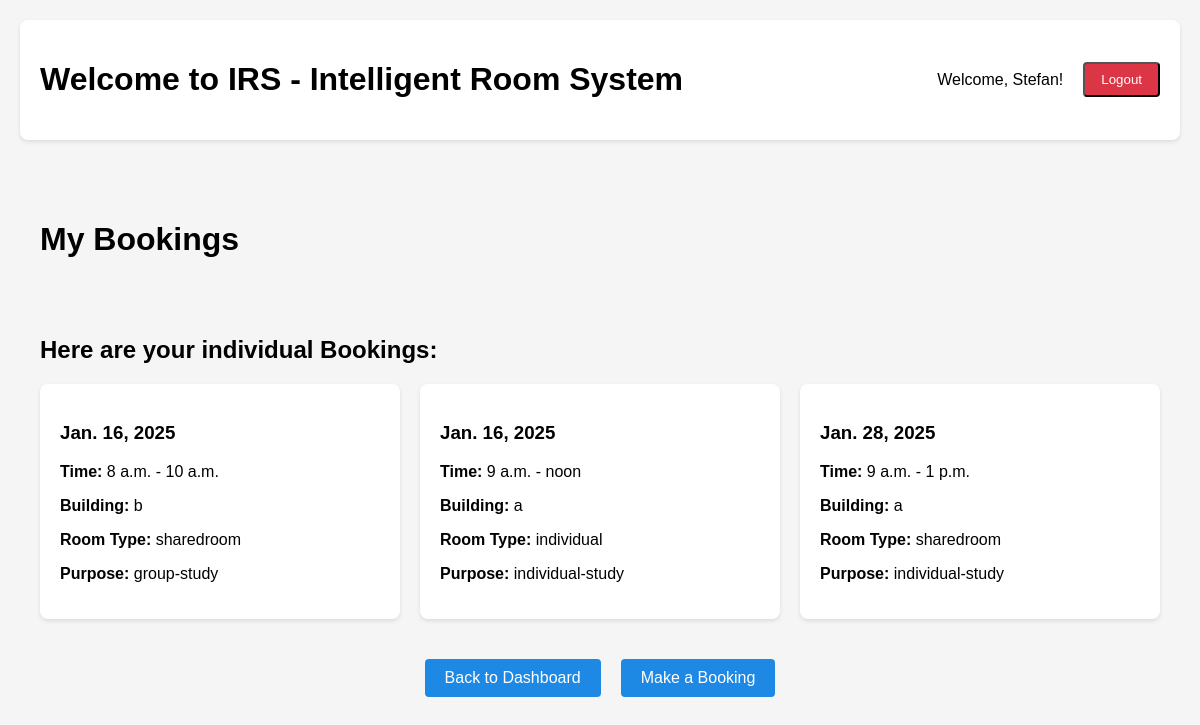
The page /my-bookings/ (signed in) on the database its author committed.
### bookingsystem/models.py (models this page shows, shortened)
class CustomUser(AbstractUser):
    user_id = models.CharField(max_length=20, unique=True)
    user_email = models.EmailField(unique=True)
    is_professor = models.BooleanField(default=False)

class Booking(models.Model):
    user = models.ForeignKey(CustomUser, on_delete=models.CASCADE)
    date = models.DateField()
    start_time = models.TimeField()  # New field for start time
    end_time = models.TimeField()    # New field for end time
    room_id = models.ForeignKey(Room, on_delete=models.CASCADE, default=1)
    room_type = models.CharField(max_length=20)
    building = models.CharField(max_length=50)
    group_size = models.IntegerField()
    purpose = models.CharField(max_length=50)
    course = models.ForeignKey('Course', null=True, blank=True, on_delete=models.SET_NULL)
    title = f"{room_id.name} ({purpose})"
    start = f"{date}T{start_time}"
    end = f"{date}T{end_time}"

### bookingsystem/views.py (the view)
# urls.py: path('my-bookings/', views.my_bookings, name='my_bookings'),
@login_required
def my_bookings(request):
    user_bookings = Booking.objects.filter(user=request.user).order_by('date', 'start_time')
    return render(request, 'my_bookings.html', {'bookings': user_bookings})

### bookingsystem/templates/my_bookings.html (shortened to what this page needs)
<!DOCTYPE html>
<html>
<head>
</head>
<div class="dashboard-container">
    <header class="dashboard-header">
        <h1>Welcome to IRS - Intelligent Room System</h1>
        <div class="user-info">
            <span>Welcome, {{ request.user.username }}!</span>
            <form method="post" action="{% url 'logout' %}">
                <button class="logout-button" type="submit">Logout</button>
            </form>
        </div>
    </header>
<body>
    <div class="bookings-container">
        <h1>My Bookings</h1>
        <br>
        <br>
        <h2>Here are your individual Bookings:</h2>
        {% if bookings %}
            <div class="bookings-list">
                {% for booking in bookings %}
                <div class="booking-card">
                    <h3>{{ booking.date }}</h3>
                    <p><strong>Time:</strong> {{ booking.start_time }} - {{ booking.end_time }}</p>
                    <p><strong>Building:</strong> {{ booking.building }}</p>
                    <p><strong>Room Type:</strong> {{ booking.room_type }}</p>
                    <p><strong>Purpose:</strong> {{ booking.purpose }}</p>
                </div>
                {% endfor %}
            </div>
        {% else %}
            <p class="no-bookings">You haven't made any bookings yet.</p>
        {% endif %}
        <div class="navigation-buttons">
            <a href="{% url 'dashboard' %}" class="nav-button">Back to Dashboard</a>
            <a href="{% url 'bookingsystem' %}" class="nav-button">Make a Booking</a>
        </div>
    </div>
</body>
</html>

### bookingsystem/templates/my_bookings.html (style rules this page uses)
body { font-family: Arial, sans-serif; margin: 0; padding: 0; background-color: #f5f5f5; }
.dashboard-container { max-width: 1200px; margin: 0 auto; padding: 20px; }
.dashboard-header { display: flex; justify-content: space-between; align-items: center; margin-bottom: 40px; padding: 20px; background-color: white; border-radius: 8px; box-shadow: 0 2px 4px rgba(0,0,0,0.1); }
.user-info { display: flex; align-items: center; gap: 20px; }
.bookings-container { max-width: 1200px; margin: 40px auto; padding: 20px; }
.bookings-list { display: grid; grid-template-columns: repeat(auto-fill, minmax(300px, 1fr)); gap: 20px; margin-top: 20px; }
.booking-card { background: white; padding: 20px; border-radius: 8px; box-shadow: 0 2px 4px rgba(0,0,0,0.1); }
.navigation-buttons { display: flex; justify-content: center; gap: 20px; margin-top: 40px; }
.nav-button { padding: 10px 20px; background-color: #1e88e5; color: white; text-decoration: none; border-radius: 4px; }
.logout-button { padding: 8px 16px; background-color: #dc3545; color: white; text-decoration: none; border-radius: 4px; transition: background-color 0.3s; }

### rows shown on the page
CustomUser: user.username "Stefan"
Booking: date "Jan. 16, 2025", start_time "8 a.m.", end_time "10 a.m.", building "b", room_type "sharedroom", purpose "group-study"
Booking: date "Jan. 16, 2025", start_time "9 a.m.", end_time "noon", building "a", room_type "individual", purpose "individual-study"
Booking: date "Jan. 28, 2025", start_time "9 a.m.", end_time "1 p.m.", building "a", room_type "sharedroom", purpose "individual-study"
